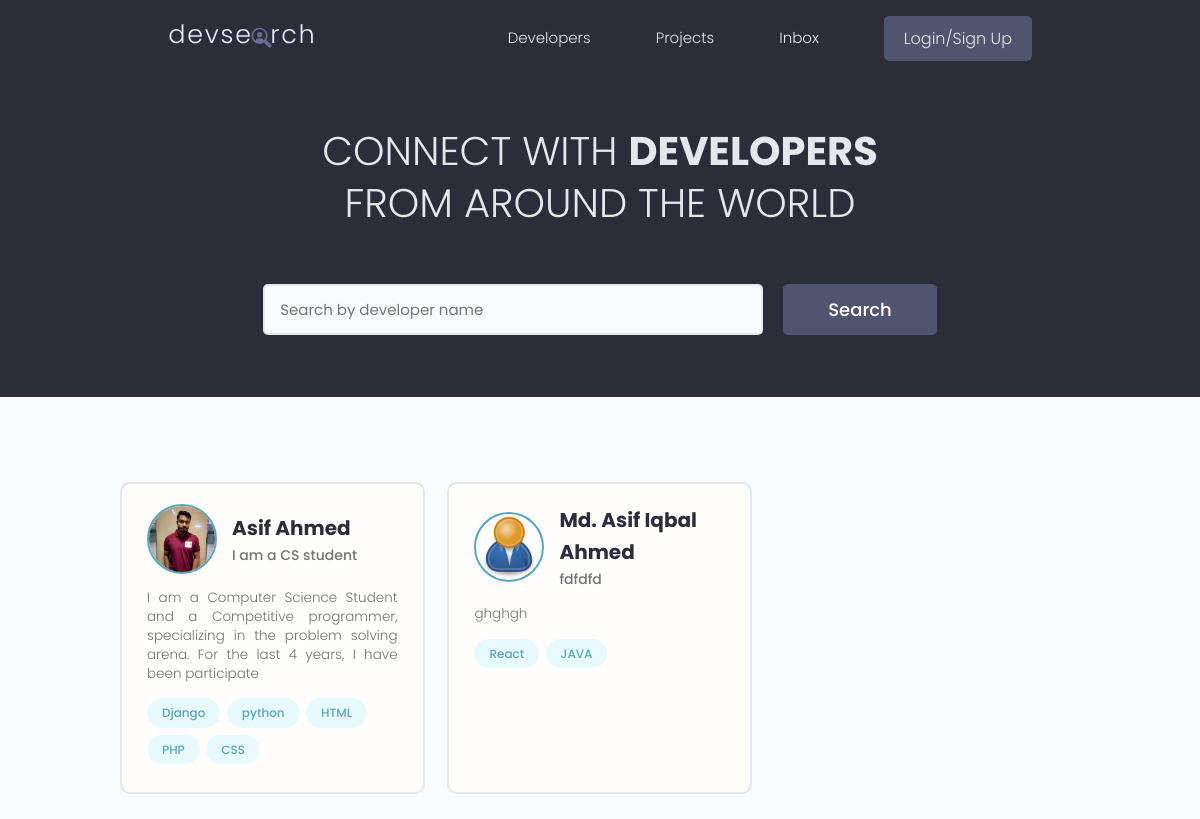
Before: / with the older database file.
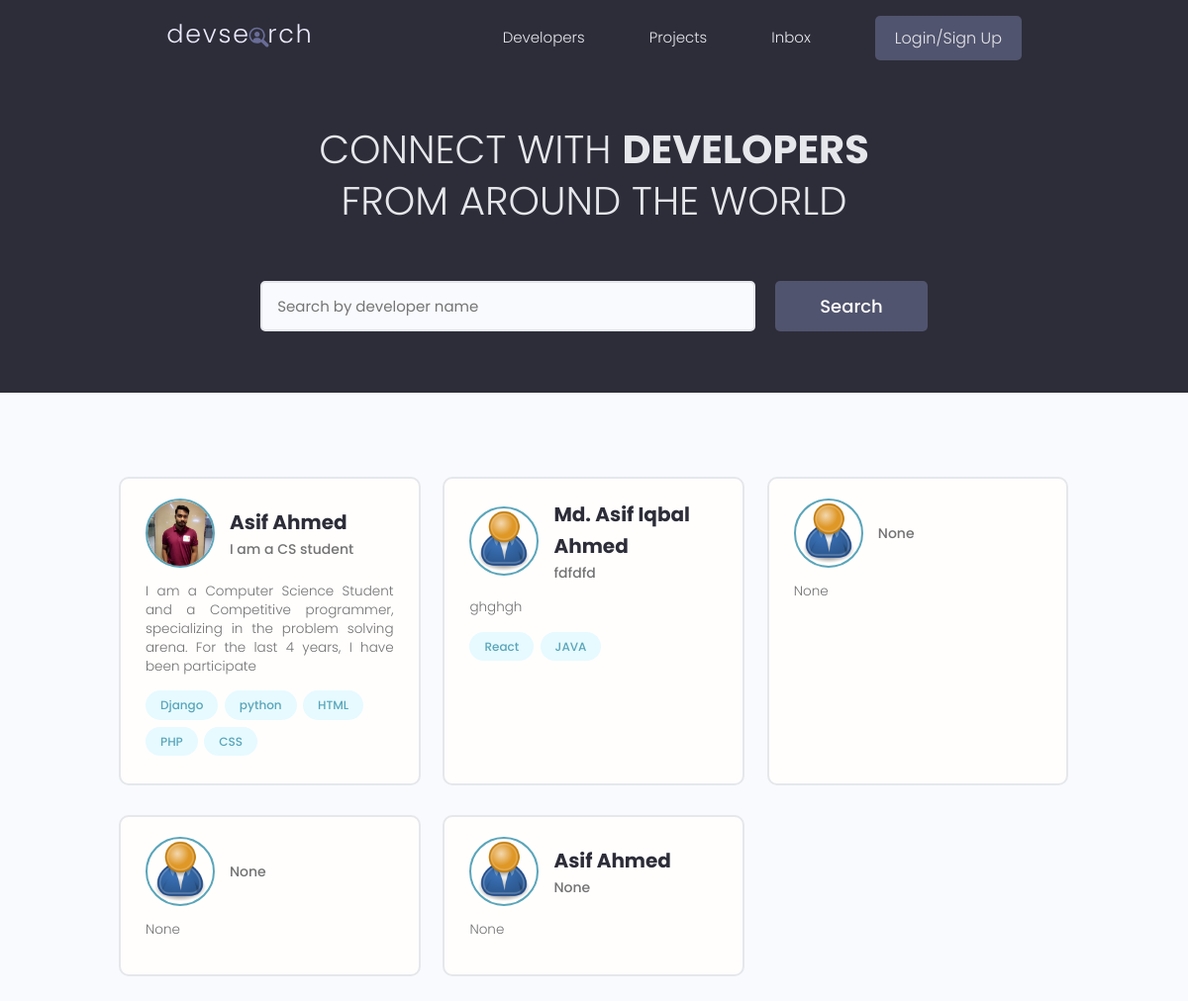
After: the same page with the newer database file.
### users/models.py (models this page shows, shortened)
class Profile(models.Model):
    user = models.OneToOneField(User, on_delete=models.CASCADE, null=True, blank=True)
    name = models.CharField(max_length=200, blank=True, null=True)
    email = models.EmailField(max_length=500, blank=True, null=True)
    username = models.CharField(max_length=200, blank=True, null=True)
    location = models.CharField(max_length=200, blank=True, null=True)
    short_intro = models.CharField(max_length=200, blank=True, null=True)
    bio = models.TextField(blank=True, null=True)
    profile_image = models.ImageField(null=True, blank=True, upload_to='profiles/', default="profiles/user-default.png")
    social_github = models.CharField(max_length=200, blank=True, null=True)
    social_twitter = models.CharField(max_length=200, blank=True, null=True)
    social_linkedin = models.CharField(max_length=200, blank=True, null=True)
    social_youtube = models.CharField(max_length=200, blank=True, null=True)
    social_website = models.CharField(max_length=200, blank=True, null=True)
    created = models.DateTimeField(auto_now_add=True)
    id = models.UUIDField(default=uuid.uuid4, unique=True, primary_key=True, editable=False)

class Skill(models.Model):
    owner = models.ForeignKey(Profile, on_delete=models.CASCADE, null=True, blank=True)
    name = models.CharField(max_length=200, blank=True, null=True)
    description = models.TextField(null=True, blank=True)
    created = models.DateTimeField(auto_now_add=True)
    id = models.UUIDField(default=uuid.uuid4, unique=True, primary_key=True, editable=False)
    def __str__(self):
        return str(self.name)

### users/views.py (the view)
# urls.py: path('', views.profiles, name="profiles"),
def profiles(request):
    profiles = Profile.objects.all()
    context = {'profiles': profiles}
    return render(request, 'users/profiles.html', context)

### users/templates/users/profiles.html (shortened to what this page needs)
{% extends 'main.html' %}
{% block content %}
  <main class="home">
    <section class="hero-section text-center">
      <div class="container container--narrow">
        <div class="hero-section__box">
          <h2>CONNECT WITH <span>DEVELOPERS</span></h2>
          <h2>FROM AROUND THE WORLD</h2>
        </div>
        <div class="hero-section__search">
          <form class="form" action="#" method="get">
            <div class="form__field">
              <input class="input input--text" id="formInput#search" type="text" name="text"
                placeholder="Search by developer name" />
            </div>
            <input class="btn btn--sub btn--lg" type="submit" value="Search" />
          </form>
        </div>
      </div>
    </section>
    <section class="devlist">
      <div class="container">
        <div class="grid grid--three">
          {% for profile in profiles %}
          <div class="column card">
            <div class="dev">
              <a href="{% url 'user-profile' profile.id %}" class="card__body">
                <div class="dev__profile">
                  <img class="avatar avatar--md" src="{{ profile.profile_image.url }}" alt="image" />
                  <div class="dev__meta">
                    <h3>{{ profile.name }}</h3>
                    <h5>{{ profile.short_intro|slice:"60" }}</h5>
                  </div>
                </div>
                <p class="dev__info">{{ profile.bio|slice:"150" }}</p>
                <div class="dev__skills">
                  {% for skill in profile.skill_set.all|slice:"5" %}
                  <span class="tag tag--pill tag--main">
                    <small>{{skill}}</small>
                  </span>
                  {% endfor %}
                </div>
              </a>
            </div>
          </div>
          {% endfor %}
        </div>
      </div>
    </section>
  </main>
{% endblock content %}

### templates/main.html (shortened to what this page needs)
<!DOCTYPE html>
{% load static %}
<html>
    <head>
        <link rel="stylesheet" href="https://cdn.iconmonstr.com/1.3.0/css/iconmonstr-iconic-font.min.css" />
        <link rel="stylesheet" href="{% static 'uikit/styles/uikit.css' %}" />
        <link rel="stylesheet" href="{% static 'styles/app.css' %}" />
    </head>
    <body>
        {% include 'navbar.html' %}
        {%  block content %}
        {% endblock content %}
    </body>
</html>

### templates/navbar.html (shortened to what this page needs)
{% load static %}
  <header class="header">
    <div class="container container--narrow">
      <a href="{% url 'profiles' %}" class="header__logo">
        <img src="{% static 'images/logo.svg' %}" alt="DevSearch Logo" />
      </a>
      <nav class="header__nav">
        <ul class="header__menu">
          <li class="header__menuItem"><a href="{% url 'profiles' %}">Developers</a></li>
          <li class="header__menuItem"><a href="{% url 'projects' %}">Projects</a></li>
          <li class="header__menuItem"><a href="">Inbox</a></li>
          {% if request.user.is_authenticated %}
          <li class="header__menuItem"><a href="{% url 'create-project' %}">Add Project</a></li>
          <li class="header__menuItem"><a href="{% url 'logout' %}" class="btn btn--sub">Logout</a></li>
          {% else %}
          <li class="header__menuItem"><a href="{% url 'login' %}" class="btn btn--sub">Login/Sign Up</a></li>
          {% endif %}
        </ul>
      </nav>
    </div>
  </header>

### static/styles/app.css (style rules this page uses)
:root { --color-sub: #2d2d39; }
.btn--sub { background-color: var(--color-sub-light); }
.card { border: 2px solid var(--color-light); }
img { width: 100%; }
.header { position: sticky; z-index: 111; background-color: var(--color-sub); padding: 1.5rem 0; }
.header > .container { display: flex; justify-content: space-between; align-items: center; }
.header__logo > img { height: 3.8rem; }
.header__nav > ul { display: inline-flex; align-items: center; list-style: none; gap: 6.5rem; }
.header__menuItem > a { color: var(--color-light); font-weight: 300; }
.hero-section { height: 40vh; display: flex; align-items: center; background-color: var(--color-sub); }
.hero-section__box { margin-bottom: 4rem; }
.hero-section__box > h2, .hero-section__box > h2 > span { font-size: 4rem; color: var(--color-light); line-height: 1.3; text-transform: uppercase; }
.hero-section__box > h2 { font-weight: 300; }
.hero-section__box > h2 > span { font-weight: 700; }
.hero-section__search > .form { display: flex; align-items: center; justify-content: center; gap: 2rem; }
.hero-section__search > .form input.input--text { width: 50rem; }
.devlist { margin-top: 8rem; }
.devlist .grid { align-items: stretch; }
.devlist .dev .dev__profile { display: flex; align-items: center; gap: 1.5rem; }
.devlist .dev .dev__meta h3 { color: var(--color-sub); font-size: 2rem; font-weight: 700; }
.devlist .dev .dev__meta h5 { color: var(--color-text); font-size: 1.4rem; font-weight: 500; }
.devlist .dev .dev__info { margin: 1.5rem 0; font-size: 1.35rem; line-height: 1.4; text-align: justify; }

### static/uikit/styles/modules/_variables.css (style rules this page uses)
:root { --color-main: #5aa5b9; --color-main-light: #e6faff; --color-sub: #3f4156; --color-sub-light: #51546e; --color-sub-lighter: #ededfd; --color-text: #737373; --color-gray: #8b8b8b; --color-light: #e5e7eb; --color-light-gray: #767676; --color-bg: #f8fafd; --color-white: #fffefd; --color-white-light: #f3f3f3; --color-success: #359e64; --color-success-bg: #def8e8; --color-error: #fc4b0b; --color-error-bg: #fff2ee; --font-base: 'Poppins', arial, helvetica, 'Segoe UI', roboto, ubuntu, sans-serif; --font-monospace: 'Fira Code', 'Courier New', courier, monospace; --font-regular: 300; --font-medium: 500; --font-bold: 700; --generic-shadow: 1px 1px 5px #00000010; --generic-transition: all 0.3s ease-in-out; }

### static/uikit/styles/modules/_base.css (style rules this page uses)
* { margin: 0; padding: 0; box-sizing: border-box; text-rendering: optimizeLegibility; color: inherit; font-size: inherit; }
html { font-size: 50%; }
@media only screen and (min-width: 480px) { html { font-size: 56.25%; } }
@media only screen and (min-width: 1200px) { html { font-size: 62.5%; } }
body { line-height: 1.6; font-weight: 400; font-size: 1.5rem; color: var(--color-text); background-color: var(--color-bg); min-height: 100vh; }

### static/uikit/styles/modules/_typography.css (style rules this page uses)
* { font-family: var(--font-base); }
h2 { font-size: 3.6rem; font-weight: var(--font-bold); }
h3 { font-size: 3.2rem; font-weight: var(--font-medium); }
h5 { font-size: 2.4rem; font-weight: var(--font-medium); }
h5, h6 { font-weight: var(--font-regular); }
p, span, strong { font-size: 1.6rem; color: var(--color-text); font-weight: var(--font-regular); }
a { padding-bottom: 2px; text-decoration: none; display: inline-block; color: var(--color-main); font-weight: var(--font-medium); }

### static/uikit/styles/modules/_utilities.css (style rules this page uses)
.container { width: 92%; max-width: 165rem; margin: 0 auto; box-sizing: border-box; }
.container--narrow { width: 92%; max-width: 120rem; }
@media screen and (min-width: 1000px) { .container { width: 90%; } }
@media screen and (min-width: 1000px) { .container--narrow { width: 85%; } }
@media screen and (min-width: 1200px) { .container { width: 80%; } }
@media screen and (min-width: 1200px) { .container--narrow { width: 72%; } }
.text-center { text-align: center; }

### static/uikit/styles/modules/_avatar.css (style rules this page uses)
.avatar { border-radius: 50%; border: 2px solid var(--color-main); object-fit: cover; }
.avatar--md { height: 7rem; width: 7rem; }

### static/uikit/styles/modules/_button.css (style rules this page uses)
.btn { display: inline-block; position: relative; cursor: pointer; background-color: var(--color-light); font-weight: var(--font-medium); color: var(--color-sub); text-decoration: none; padding: 1rem 2rem; border-radius: 0.5rem; border: none; width: -webkit-fit-content; width: -moz-fit-content; width: fit-content; height: -webkit-fit-content; height: -moz-fit-content; height: fit-content; font-size: 1.6rem; outline-width: 0; outline-color: transparent; -webkit-backface-visibility: hidden; backface-visibility: hidden; transition: all 0.3s ease-in-out; }
.btn--sub { background-color: var(--color-sub); color: var(--color-white); }
.btn--lg { font-size: 1.8rem; padding: 1.2rem 4.5rem; }

Changed rows visible on the page:
added Profile: profile_image (placeholder picture), short_intro "None", bio "None"
added Profile: profile_image (placeholder picture), short_intro "None", bio "None"
added Profile: profile_image (placeholder picture), name "Asif Ahmed", short_intro "None", bio "None"
